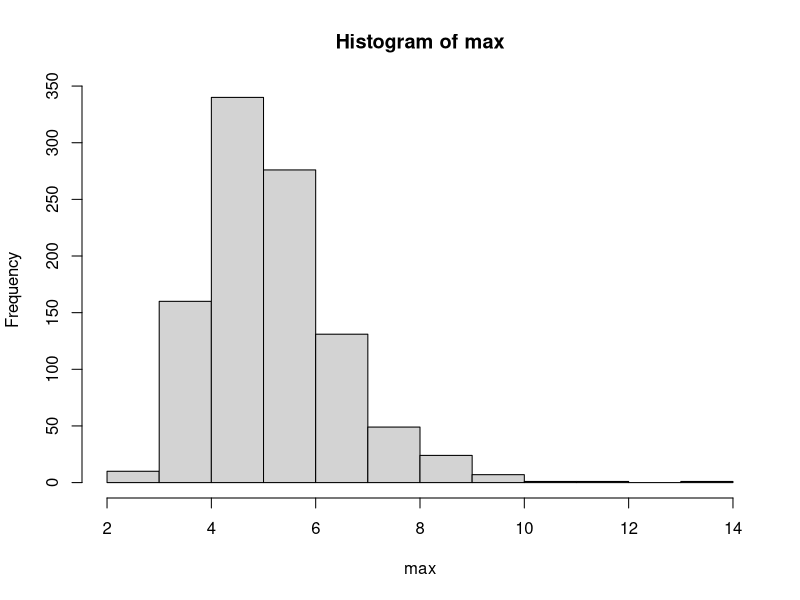

R code for this plot:
## ---- chunk 1
knitr::opts_chunk$set(echo = TRUE, warning=FALSE, message=FALSE)

# library(htmltools)
# 
# footer <- div(
#   style = "font-size: 8pt; text-align: right; width: 100%; padding-right: 12pt;", 
#   span(class = "pageNumber"), "/", span(class = "totalPages")
# )
# 
# pagedown::chrome_print(
#   "MTH561_Lab01.html", 
#   options = list(
#     displayHeaderFooter = TRUE, 
#     footerTemplate = format(footer, indent = FALSE),
#     marginTop = 0.4,
#     marginBottom = 0.4
#   )
# )
## ---- chunk 2
# You may use the results of this simulation to support your answer

N <- 1000
n <- 100
lambda <- 1

# Create an "empty vector" to store our results
max <- vector(length=N)

for(i in 1:N){
  # Generate a random sample with n=100 observations following an Exponential(lambda) distribution
  sample <- rexp(n=n, rate=lambda)
  # Calculate the max of each column, and store it in max vector
  max[i] <- max(sample)
}

# Make a histogram of the sample maximums
hist(max)

